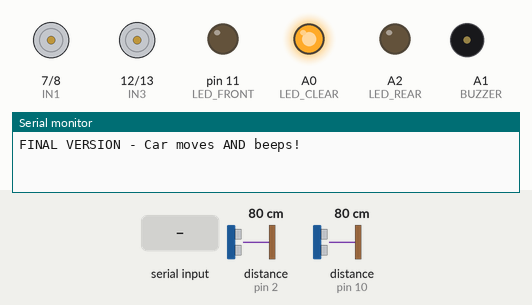
This sketch was run on a simulated Arduino Uno, built with avr-gcc and run on an emulated ATmega328P. On the bench: motor-driver pin pairs drawn as motors (green arrow = first pin HIGH = forward, orange = second pin HIGH = backward, longer = more drive, scaled by the enable pin), output pins drawn as LEDs (lit = HIGH), buzzer (waves = sounding), the last lines printed to the serial monitor. Wiring (inferred from the names in the program): 2 × ultrasonic range finder: trigger pin 4, echo pin 2 / trigger pin 9, echo pin 10. The test bench sets the inputs (shaded band); at power-on: distance to the obstacle (sensors on pin 2, pin 10) 80 cm. The echo pulse lasts 58.3 µs per cm; pins used as bus, display or sensor lines are not drawn.

Above: at 1.7 s.
1.8 s: "F" received over Serial
At 3.0 s:
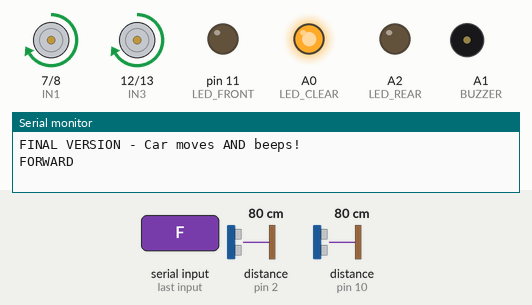
3.3 s: distance to the obstacle (sensor on pin 2) set to 2 cm
At 4.4 s:
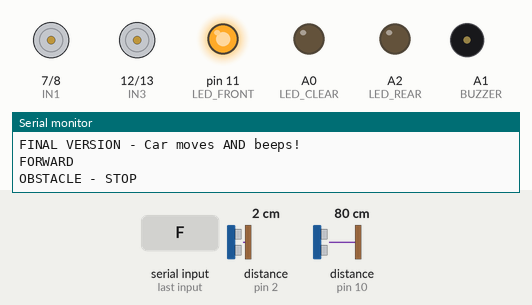
6.3 s: distance to the obstacle (sensor on pin 10) set to 18 cm
7.8 s: distance to the obstacle (sensor on pin 10) set to 13 cm
At 9.0 s:
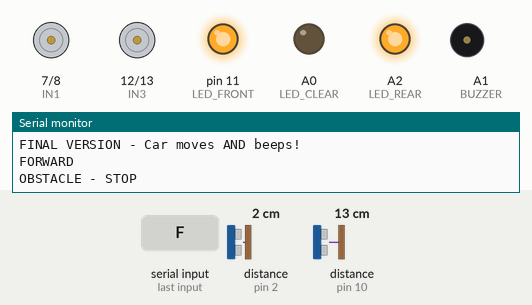
9.3 s: "B" received over Serial
At 9.9 s:
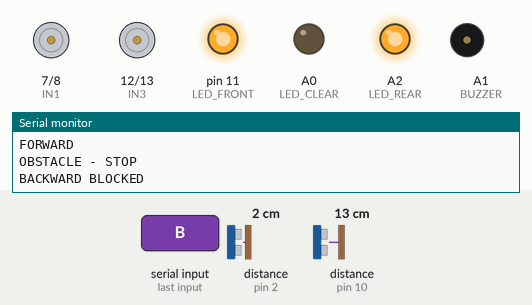
10.8 s: "L" received over Serial
At 11.1 s:
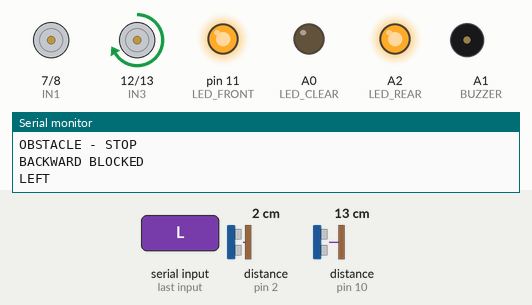
Timing chart, 0 to 13.3 s (numbered marks = the images above; inputs shaded):
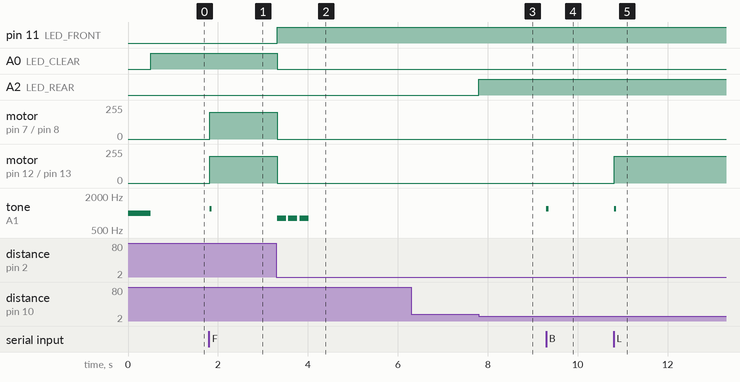

The sketch:

BlueToothCarSensors.ino
```cpp
/*
 * Arduino-Bluetooth-Car-with-Obstacle-Detection-LED-Indicators-Audible-Alarm
 * https://github.com/stealthbyroot/Arduino-Bluetooth-Car-with-Obstacle-Detection-LED-Indicators-Audible-Alarm
 */

// Motor pins
int IN1 = 7;      // Left motor control 1
int IN2 = 8;      // Left motor control 2
int IN3 = 12;     // Right motor control 1
int IN4 = 13;     // Right motor control 2
int ENA = 5;      // Left motor speed (PWM - safe)
int ENB = 6;      // Right motor speed (PWM - safe)

// Sensor pins
#define FRONT_TRIG 4
#define FRONT_ECHO 2
#define REAR_TRIG 9
#define REAR_ECHO 10

// LED pins
#define LED_FRONT 11
#define LED_REAR A2
#define LED_CLEAR A0

// BUZZER pin
#define BUZZER A1

int SAFE_DISTANCE = 15;
int WARNING_DISTANCE = 30;

bool movingForward = false;
bool movingBackward = false;

void setup() {
  // Motor pins
  pinMode(IN1, OUTPUT);
  pinMode(IN2, OUTPUT);
  pinMode(IN3, OUTPUT);
  pinMode(IN4, OUTPUT);
  pinMode(ENA, OUTPUT);
  pinMode(ENB, OUTPUT);

  // Sensor pins
  pinMode(FRONT_TRIG, OUTPUT);
  pinMode(FRONT_ECHO, INPUT);
  pinMode(REAR_TRIG, OUTPUT);
  pinMode(REAR_ECHO, INPUT);

  // LED pins
  pinMode(LED_FRONT, OUTPUT);
  pinMode(LED_REAR, OUTPUT);
  pinMode(LED_CLEAR, OUTPUT);

  // Buzzer pin
  pinMode(BUZZER, OUTPUT);

  // Set motor speed
  analogWrite(ENA, 200);
  analogWrite(ENB, 200);

  Serial.begin(9600);
  Serial.println("FINAL VERSION - Car moves AND beeps!");

  // Test buzzer
  tone(BUZZER, 1000, 500);
  delay(500);
}

void loop() {
  int frontDist = getDistance(FRONT_TRIG, FRONT_ECHO);
  int rearDist = getDistance(REAR_TRIG, REAR_ECHO);

  // Update LEDs
  digitalWrite(LED_FRONT, (frontDist < SAFE_DISTANCE && frontDist > 0));
  digitalWrite(LED_REAR, (rearDist < SAFE_DISTANCE && rearDist > 0));

  bool allClear = (frontDist > WARNING_DISTANCE || frontDist <= 0) &&
                  (rearDist > WARNING_DISTANCE || rearDist <= 0);
  digitalWrite(LED_CLEAR, allClear);

  // Check Bluetooth
  if (Serial.available() > 0) {
    char cmd = Serial.read();

    // Command beep - short
    tone(BUZZER, 1200, 50);

    switch(cmd) {
      case 'F':
        if (frontDist >= SAFE_DISTANCE) {
          forward();
          movingForward = true;
          movingBackward = false;
          Serial.println("FORWARD");
        } else {
          stopCar();
          Serial.println("FORWARD BLOCKED");
        }
        break;

      case 'B':
        if (rearDist >= SAFE_DISTANCE) {
          backward();
          movingForward = false;
          movingBackward = true;
          Serial.println("BACKWARD");
        } else {
          stopCar();
          Serial.println("BACKWARD BLOCKED");
        }
        break;

      case 'L':
        left();
        movingForward = false;
        movingBackward = false;
        Serial.println("LEFT");
        break;

      case 'R':
        right();
        movingForward = false;
        movingBackward = false;
        Serial.println("RIGHT");
        break;

      case 'S':
        stopCar();
        movingForward = false;
        movingBackward = false;
        Serial.println("STOP");
        break;
    }
  }

  // Obstacle detection
  if (movingForward && frontDist < SAFE_DISTANCE && frontDist > 0) {
    stopCar();
    movingForward = false;
    Serial.println("OBSTACLE - STOP");
    // Triple beep
    tone(BUZZER, 800, 200);
    delay(250);
    tone(BUZZER, 800, 200);
    delay(250);
    tone(BUZZER, 800, 200);
  }

  if (movingBackward && rearDist < SAFE_DISTANCE && rearDist > 0) {
    stopCar();
    movingBackward = false;
    Serial.println("OBSTACLE - STOP");
    tone(BUZZER, 800, 200);
    delay(250);
    tone(BUZZER, 800, 200);
    delay(250);
    tone(BUZZER, 800, 200);
  }

  // Warning beeps
  static unsigned long lastBeep = 0;

  if (movingForward && frontDist < WARNING_DISTANCE && frontDist > SAFE_DISTANCE) {
    if (millis() - lastBeep > 500) {
      tone(BUZZER, 2000, 100);
      lastBeep = millis();
      Serial.println("WARNING BEEP");
    }
  }

  if (movingBackward && rearDist < WARNING_DISTANCE && rearDist > SAFE_DISTANCE) {
    if (millis() - lastBeep > 500) {
      tone(BUZZER, 2000, 100);
      lastBeep = millis();
      Serial.println("WARNING BEEP");
    }
  }

  delay(10);
}

int getDistance(int trig, int echo) {
  digitalWrite(trig, LOW);
  delayMicroseconds(2);
  digitalWrite(trig, HIGH);
  delayMicroseconds(10);
  digitalWrite(trig, LOW);
  long duration = pulseIn(echo, HIGH, 10000);
  if (duration == 0) return 999;
  return duration * 0.034 / 2;
}

void forward() {
  digitalWrite(IN1, HIGH);
  digitalWrite(IN2, LOW);
  digitalWrite(IN3, HIGH);
  digitalWrite(IN4, LOW);
}

void backward() {
  digitalWrite(IN1, LOW);
  digitalWrite(IN2, HIGH);
  digitalWrite(IN3, LOW);
  digitalWrite(IN4, HIGH);
}

void left() {
  digitalWrite(IN1, LOW);
  digitalWrite(IN2, LOW);
  digitalWrite(IN3, HIGH);
  digitalWrite(IN4, LOW);
}

void right() {
  digitalWrite(IN1, HIGH);
  digitalWrite(IN2, LOW);
  digitalWrite(IN3, LOW);
  digitalWrite(IN4, LOW);
}

void stopCar() {
  digitalWrite(IN1, LOW);
  digitalWrite(IN2, LOW);
  digitalWrite(IN3, LOW);
  digitalWrite(IN4, LOW);
}
```

Measured:
- the behaviour switches between 16 and 15 cm on distance to the obstacle (sensor on pin 10) (found by bisection; images 2 and 3)
- after the input at 1.8 s, motor on pin 7 (IN1) / pin 8 (IN2), motor on pin 12 (IN3) / pin 13 (IN4): stopped → forward 200/255 at once; tone on A1 (BUZZER): silent → 1200 Hz at once, → silent 0.05 s later
- after the input at 3.3 s, pin 11 (LED_FRONT): LOW → HIGH at once; A0 (LED_CLEAR): HIGH → LOW at once; motor on pin 7 (IN1) / pin 8 (IN2), motor on pin 12 (IN3) / pin 13 (IN4): forward 200/255 → stopped at once; tone on A1 (BUZZER): alternates 800 Hz for 0.20 s and silent for 0.05 s, 6 changes in all, then stays silent, starting at once
- after the input at 6.3 s, every drawn part: stays the same
- after the input at 7.8 s, A2 (LED_REAR): LOW → HIGH at once
- after the input at 9.3 s, tone on A1 (BUZZER): silent → 1200 Hz at once, → silent 0.05 s later
- after the input at 10.8 s, motor on pin 12 (IN3) / pin 13 (IN4): stopped → forward 200/255 at once; tone on A1 (BUZZER): silent → 1200 Hz at once, → silent 0.05 s later
